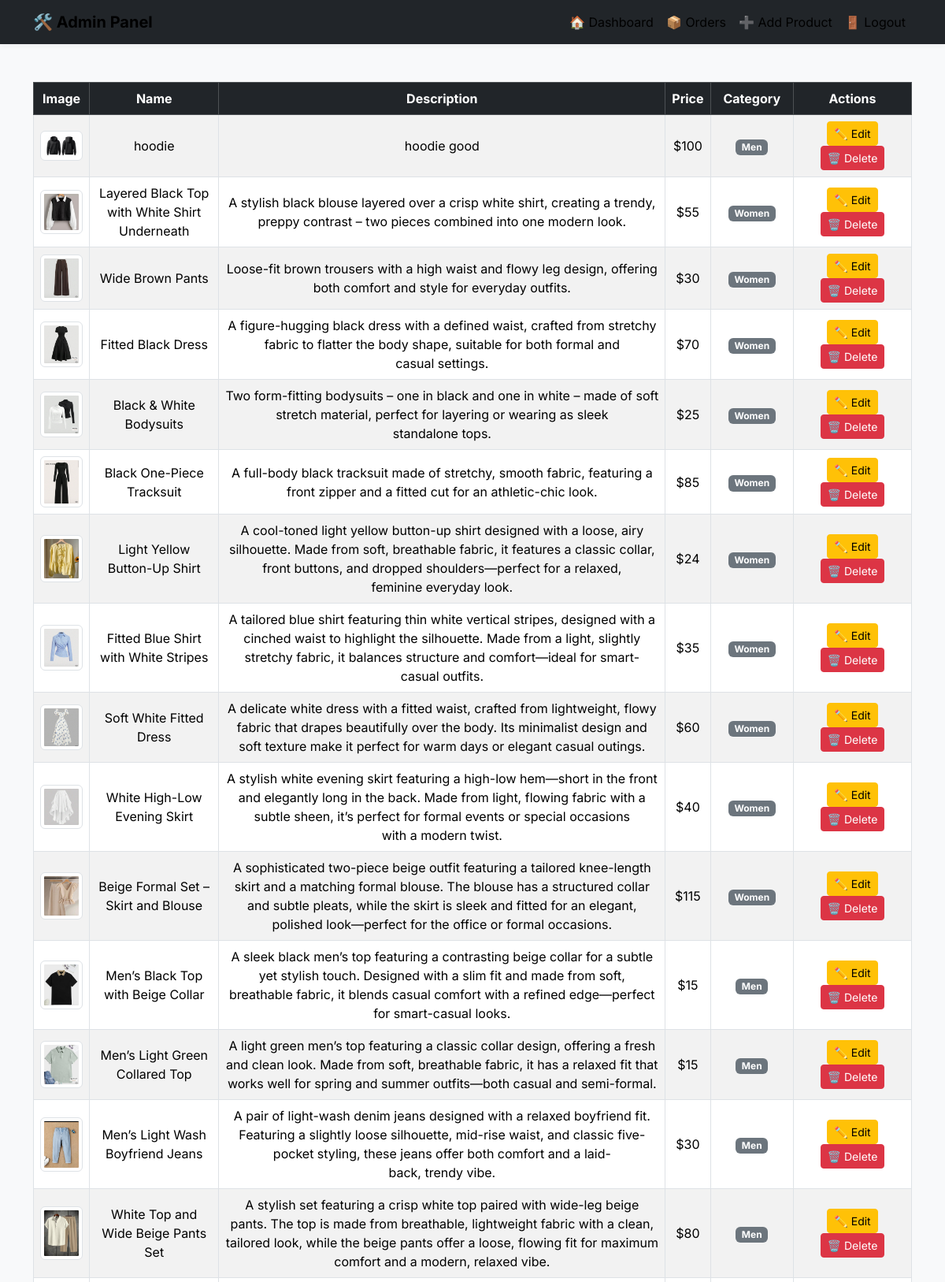
/admin.php (signed in, upper part), run on the app's committed database.
### tables this page shows
CREATE TABLE `products` (
  `id` int(11) NOT NULL,
  `name` varchar(100) NOT NULL,
  `price` float NOT NULL,
  `description` text DEFAULT NULL,
  `image` varchar(255) DEFAULT NULL,
  `category_id` int(11) DEFAULT NULL,
  `stock_xs` int(11) NOT NULL DEFAULT 0,
  `stock_s` int(11) NOT NULL DEFAULT 0,
  `stock_m` int(11) NOT NULL DEFAULT 0,
  `stock_l` int(11) NOT NULL DEFAULT 0,
  `stock_xl` int(11) NOT NULL DEFAULT 0,
  `stock_xxl` int(11) NOT NULL DEFAULT 0
);

CREATE TABLE `categories` (
  `id` int(11) NOT NULL,
  `name` varchar(50) NOT NULL
);

### admin.php (the view, shortened to what this page needs)
<?php
include 'db.php';
$query = "SELECT products.*, categories.name AS category_name
          FROM products
          LEFT JOIN categories ON products.category_id = categories.id";
$result = mysqli_query($conn, $query);
?>
<!DOCTYPE html>
<html>
<?php include 'head.php'; ?>
<body class="bg-light">
<?php include 'navbar_admin.php'; ?>
<div class="container py-5">
    <div class="table-responsive">
        <table class="table table-striped table-bordered align-middle text-center">
            <thead class="table-dark">
                <tr>
                    <th>Image</th>
                    <th>Name</th>
                    <th>Description</th>
                    <th>Price</th>
                    <th>Category</th>
                    <th style="width: 150px;">Actions</th>
                </tr>
            </thead>
            <tbody>
                <?php while ($row = mysqli_fetch_assoc($result)) { ?>
                    <tr>
                        <td><img src="uploads/<?php echo htmlspecialchars($row['image'], ENT_QUOTES, 'UTF-8'); ?>" alt="<?php echo htmlspecialchars($row['name'], ENT_QUOTES, 'UTF-8'); ?>" width="80" class="img-thumbnail"></td>
                        <td><?php echo htmlspecialchars($row['name'], ENT_QUOTES, 'UTF-8'); ?></td>
                        <td><?php echo htmlspecialchars($row['description'], ENT_QUOTES, 'UTF-8'); ?></td>
                        <td>$<?php echo htmlspecialchars($row['price'], ENT_QUOTES, 'UTF-8'); ?></td>
                        <td><span class="badge bg-secondary"><?php echo htmlspecialchars($row['category_name'], ENT_QUOTES, 'UTF-8'); ?></span></td>
                        <td>
                            <a href="edit.php?id=<?php echo $row['id']; ?>" class="btn btn-warning btn-sm">✏️ Edit</a>
                            <form action="delete.php" method="post" class="d-inline" onsubmit="return confirm('Are you sure you want to delete this product?');">
                                <button type="submit" class="btn btn-danger btn-sm">🗑️ Delete</button>
                            </form>
                        </td>
                    </tr>
                <?php } ?>
            </tbody>
        </table>
    </div>
</div>
</body>
</html>

### assets/css/style.css (style rules this page uses)
:root { --primary-color: #f26b3a; --secondary-color: #005662; --light-color: #ffffff; }
body { font-family: 'Inter', sans-serif; background-color: #ffffff; min-height: 100vh; display: flex; flex-direction: column; }

### data on the page
products: image+name (picture), name "hoodie", description "hoodie good", price "100", category.name "Men"
products: image (picture), name "Layered Black Top with White Shirt Underneath", description "A stylish black blouse layered over a crisp white shirt, creating a trendy, preppy contrast – two pieces combined into one modern look.", price "55", category.name "Women"
products: image (picture), name "Wide Brown Pants", description "Loose-fit brown trousers with a high waist and flowy leg design, offering both comfort and style for everyday outfits.", price "30", category.name "Women"
products: image (picture), name "Fitted Black Dress", description "A figure-hugging black dress with a defined waist, crafted from stretchy fabric to flatter the body shape, suitable for both formal and casual settings.", price "70", category.name "Women"
products: image (picture), name "Black & White Bodysuits", description "Two form-fitting bodysuits – one in black and one in white – made of soft stretch material, perfect for layering or wearing as sleek standalone tops.", price "25", category.name "Women"
products: image (picture), name "Black One-Piece Tracksuit", description "A full-body black tracksuit made of stretchy, smooth fabric, featuring a front zipper and a fitted cut for an athletic-chic look.", price "85", category.name "Women"
products: image (picture), name "Light Yellow Button-Up Shirt", description "A cool-toned light yellow button-up shirt designed with a loose, airy silhouette. Made from soft, breathable fabric, it features a classic collar, front buttons, and dropped shoulders—perfect for a relaxed, feminine everyday look.", price "24", category.name "Women"
products: image (picture), name "Fitted Blue Shirt with White Stripes", description "A tailored blue shirt featuring thin white vertical stripes, designed with a cinched waist to highlight the silhouette. Made from a light, slightly stretchy fabric, it balances structure and comfort—ideal for smart-casual outfits.", price "35", category.name "Women"
products: image (picture), name "Soft White Fitted Dress", description "A delicate white dress with a fitted waist, crafted from lightweight, flowy fabric that drapes beautifully over the body. Its minimalist design and soft texture make it perfect for warm days or elegant casual outings.", price "60", category.name "Women"
products: image (picture), name "White High-Low Evening Skirt", description "A stylish white evening skirt featuring a high-low hem—short in the front and elegantly long in the back. Made from light, flowing fabric with a subtle sheen, it’s perfect for formal events or special occasions with a modern twist.", price "40", category.name "Women"
products: image (picture), name "Beige Formal Set – Skirt and Blouse", description "A sophisticated two-piece beige outfit featuring a tailored knee-length skirt and a matching formal blouse. The blouse has a structured collar and subtle pleats, while the skirt is sleek and fitted for an elegant, polished look—perfect for the office or formal occasions.", price "115", category.name "Women"
products: image (picture), name "Men’s Black Top with Beige Collar", description "A sleek black men’s top featuring a contrasting beige collar for a subtle yet stylish touch. Designed with a slim fit and made from soft, breathable fabric, it blends casual comfort with a refined edge—perfect for smart-casual looks.", price "15", category.name "Men"
products: image (picture), name "Men’s Light Green Collared Top", description "A light green men’s top featuring a classic collar design, offering a fresh and clean look. Made from soft, breathable fabric, it has a relaxed fit that works well for spring and summer outfits—both casual and semi-formal.", price "15", category.name "Men"
products: image (picture), name "Men’s Light Wash Boyfriend Jeans", description "A pair of light-wash denim jeans designed with a relaxed boyfriend fit. Featuring a slightly loose silhouette, mid-rise waist, and classic five-pocket styling, these jeans offer both comfort and a laid-back, trendy vibe.", price "30", category.name "Men"
products: image (picture), name "White Top and Wide Beige Pants Set", description "A stylish set featuring a crisp white top paired with wide-leg beige pants. The top is made from breathable, lightweight fabric with a clean, tailored look, while the beige pants offer a loose, flowing fit for maximum comfort and a modern, relaxed vibe.", price "80", category.name "Men"
